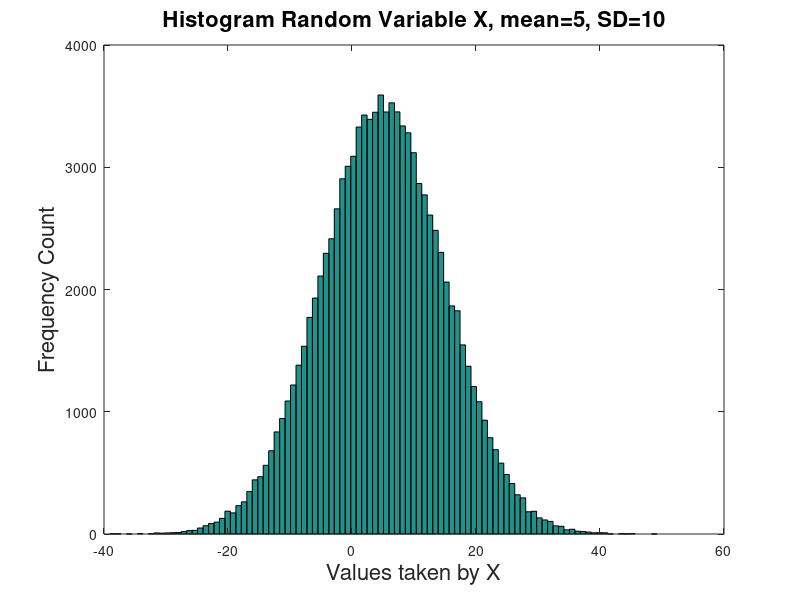
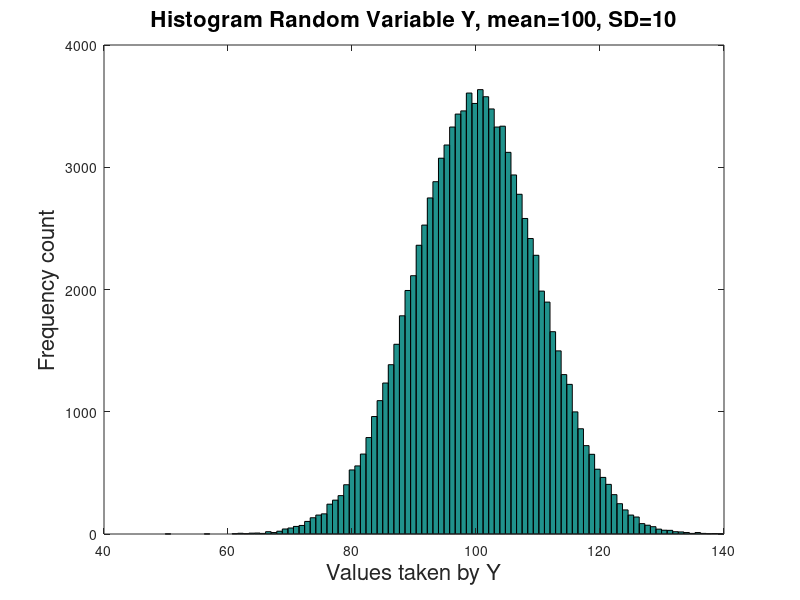

Write the MATLAB code that produced these figures, in order.
clear;
close all;

ite=1e5;

% normal radnom variables to simulate
X= zeros(ite,1);
Y= zeros(ite,1);

for i=1:ite

% generate two uniform random variable instances    
u1= rand(1);
u2= rand(1);


% forulae to obtain two independent uniform random variables
X(i)= sqrt(-2*log(u1))*cos(2*3.14*u2); % will rand be independent in same statement?

Y(i)= sqrt(-2*log(u1))*sin(2*3.14*u2);

end


% change the parameters of (0,1) normal distribution X such that mean = 5,
% standard deviation = 10
X = X * 10 + 5;

% change the parameters of (0,1) normal distribution Y such that mean = 100,
% standard deviation = 10
Y = Y * 10 + 100;

% checking mu and sigma
meanX = mean(X)
stdX = std(X)

meanY = mean(Y)
stdY = std(Y)


% histogram to check the nature of pdf
hist(X,100);
title('Histogram Random Variable X, mean=5, SD=10','FontSize',16);
xlabel('Values taken by X','FontSize',16);
ylabel('Frequency Count','FontSize',16);


figure

hist(Y,100);
title('Histogram Random Variable Y, mean=100, SD=10','FontSize',16);
xlabel('Values taken by Y','FontSize',16);
ylabel('Frequency count','FontSize',16);
